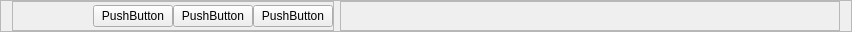
     <widget class="QFrame" name="cwMenuButtons">
      <property name="minimumSize">
       <size>
        <width>0</width>
        <height>30</height>
       </size>
      </property>
      <property name="maximumSize">
       <size>
        <width>16777215</width>
        <height>32</height>
       </size>
      </property>
      <property name="frameShape">
       <enum>QFrame::StyledPanel</enum>
      </property>
      <property name="frameShadow">
       <enum>QFrame::Raised</enum>
      </property>
      <layout class="QHBoxLayout" name="horizontalLayout_8">
       <property name="topMargin">
        <number>0</number>
       </property>
       <property name="bottomMargin">
        <number>0</number>
       </property>
       <item>
        <widget class="QFrame" name="mbButtonsFrame">
         <property name="maximumSize">
          <size>
           <width>400</width>
           <height>16777215</height>
          </size>
         </property>
         <property name="frameShape">
          <enum>QFrame::StyledPanel</enum>
         </property>
         <property name="frameShadow">
          <enum>QFrame::Raised</enum>
         </property>
         <layout class="QHBoxLayout" name="horizontalLayout_9">
          <property name="spacing">
           <number>0</number>
          </property>
          <property name="leftMargin">
           <number>0</number>
          </property>
          <property name="topMargin">
           <number>0</number>
          </property>
          <property name="rightMargin">
           <number>0</number>
          </property>
          <property name="bottomMargin">
           <number>0</number>
          </property>
          <item>
           <widget class="QPushButton" name="addButton">
            <property name="minimumSize">
             <size>
              <width>0</width>
              <height>20</height>
             </size>
            </property>
            <property name="styleSheet">
             <string notr="true">
background-color: #353738
</string>
            </property>
            <property name="text">
             <string/>
            </property>
            <property name="icon">
             <iconset>
              <normaloff>../resources/icons/add.png</normaloff>../resources/icons/add.png</iconset>
            </property>
            <property name="iconSize">
             <size>
              <width>20</width>
              <height>20</height>
             </size>
            </property>
            <property name="default">
             <bool>false</bool>
            </property>
            <property name="flat">
             <bool>true</bool>
            </property>
           </widget>
          </item>
          <item>
           <widget class="QPushButton" name="deleteButton">
            <property name="minimumSize">
             <size>
              <width>0</width>
              <height>20</height>
             </size>
            </property>
            <property name="text">
             <string/>
            </property>
            <property name="icon">
             <iconset>
              <normaloff>../resources/icons/delete.png</normaloff>../resources/icons/delete.png</iconset>
            </property>
            <property name="iconSize">
             <size>
              <width>20</width>
              <height>20</height>
             </size>
            </property>
            <property name="flat">
             <bool>true</bool>
            </property>
           </widget>
          </item>
          <item>
           <widget class="QPushButton" name="pushButton_13">
            <property name="minimumSize">
             <size>
              <width>0</width>
              <height>15</height>
             </size>
            </property>
            <property name="text">
             <string>PushButton</string>
            </property>
           </widget>
          </item>
          <item>
           <widget class="QPushButton" name="pushButton_15">
            <property name="minimumSize">
             <size>
              <width>0</width>
              <height>20</height>
             </size>
            </property>
            <property name="text">
             <string>PushButton</string>
            </property>
           </widget>
          </item>
          <item>
           <widget class="QPushButton" name="pushButton_14">
            <property name="minimumSize">
             <size>
              <width>0</width>
              <height>20</height>
             </size>
            </property>
            <property name="text">
             <string>PushButton</string>
            </property>
           </widget>
          </item>
         </layout>
        </widget>
       </item>
       <item>
        <widget class="QFrame" name="mbEmptyFrame">
         <property name="minimumSize">
          <size>
           <width>500</width>
           <height>0</height>
          </size>
         </property>
         <property name="frameShape">
          <enum>QFrame::StyledPanel</enum>
         </property>
         <property name="frameShadow">
          <enum>QFrame::Raised</enum>
         </property>
        </widget>
       </item>
      </layout>
     </widget>
